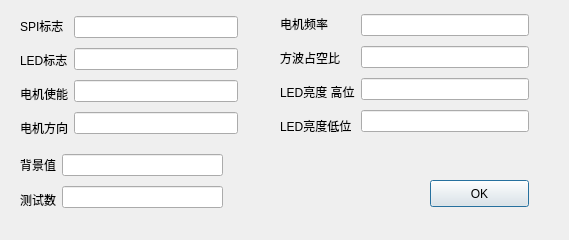
<?xml version="1.0" encoding="UTF-8"?>
<ui version="4.0">
 <class>test</class>
 <widget class="QDialog" name="test">
  <property name="geometry">
   <rect>
    <x>0</x>
    <y>0</y>
    <width>569</width>
    <height>240</height>
   </rect>
  </property>
  <property name="windowTitle">
   <string>Dialog</string>
  </property>
  <widget class="QPushButton" name="pushButton">
   <property name="geometry">
    <rect>
     <x>430</x>
     <y>180</y>
     <width>99</width>
     <height>27</height>
    </rect>
   </property>
   <property name="text">
    <string>OK</string>
   </property>
  </widget>
  <widget class="QWidget" name="layoutWidget">
   <property name="geometry">
    <rect>
     <x>20</x>
     <y>12</y>
     <width>218</width>
     <height>130</height>
    </rect>
   </property>
   <layout class="QHBoxLayout" name="horizontalLayout">
    <item>
     <layout class="QVBoxLayout" name="verticalLayout">
      <item>
       <widget class="QLabel" name="label_5">
        <property name="text">
         <string>SPI标志</string>
        </property>
       </widget>
      </item>
      <item>
       <widget class="QLabel" name="label_6">
        <property name="text">
         <string>LED标志</string>
        </property>
       </widget>
      </item>
      <item>
       <widget class="QLabel" name="label_13">
        <property name="text">
         <string>电机使能</string>
        </property>
       </widget>
      </item>
      <item>
       <widget class="QLabel" name="label_7">
        <property name="text">
         <string>电机方向</string>
        </property>
       </widget>
      </item>
     </layout>
    </item>
    <item>
     <layout class="QVBoxLayout" name="verticalLayout_2">
      <item>
       <widget class="QLineEdit" name="mSpiSymbol"/>
      </item>
      <item>
       <widget class="QLineEdit" name="mLedSymbol"/>
      </item>
      <item>
       <widget class="QLineEdit" name="mPmwEnable"/>
      </item>
      <item>
       <widget class="QLineEdit" name="mPmwDirection"/>
      </item>
     </layout>
    </item>
   </layout>
  </widget>
  <widget class="QWidget" name="layoutWidget">
   <property name="geometry">
    <rect>
     <x>280</x>
     <y>10</y>
     <width>249</width>
     <height>130</height>
    </rect>
   </property>
   <layout class="QHBoxLayout" name="horizontalLayout_2">
    <item>
     <layout class="QVBoxLayout" name="verticalLayout_3">
      <item>
       <widget class="QLabel" name="label_8">
        <property name="text">
         <string>电机频率</string>
        </property>
       </widget>
      </item>
      <item>
       <widget class="QLabel" name="label_9">
        <property name="text">
         <string>方波占空比</string>
        </property>
       </widget>
      </item>
      <item>
       <widget class="QLabel" name="label_10">
        <property name="text">
         <string>LED亮度 高位</string>
        </property>
       </widget>
      </item>
      <item>
       <widget class="QLabel" name="label_11">
        <property name="text">
         <string>LED亮度低位</string>
        </property>
       </widget>
      </item>
     </layout>
    </item>
    <item>
     <layout class="QVBoxLayout" name="verticalLayout_4">
      <item>
       <widget class="QLineEdit" name="mPmwHz"/>
      </item>
      <item>
       <widget class="QLineEdit" name="mSwdr"/>
      </item>
      <item>
       <widget class="QLineEdit" name="mLedHight"/>
      </item>
      <item>
       <widget class="QLineEdit" name="mLedLow"/>
      </item>
     </layout>
    </item>
   </layout>
  </widget>
  <widget class="QWidget" name="">
   <property name="geometry">
    <rect>
     <x>20</x>
     <y>150</y>
     <width>203</width>
     <height>64</height>
    </rect>
   </property>
   <layout class="QHBoxLayout" name="horizontalLayout_3">
    <item>
     <layout class="QVBoxLayout" name="verticalLayout_5">
      <item>
       <widget class="QLabel" name="label">
        <property name="text">
         <string>背景值</string>
        </property>
       </widget>
      </item>
      <item>
       <widget class="QLabel" name="label_2">
        <property name="text">
         <string>测试数</string>
        </property>
       </widget>
      </item>
     </layout>
    </item>
    <item>
     <layout class="QVBoxLayout" name="verticalLayout_6">
      <item>
       <widget class="QLineEdit" name="mbindi"/>
      </item>
      <item>
       <widget class="QLineEdit" name="m_testCount">
        <property name="text">
         <string/>
        </property>
       </widget>
      </item>
     </layout>
    </item>
   </layout>
  </widget>
 </widget>
 <resources/>
 <connections/>
</ui>
